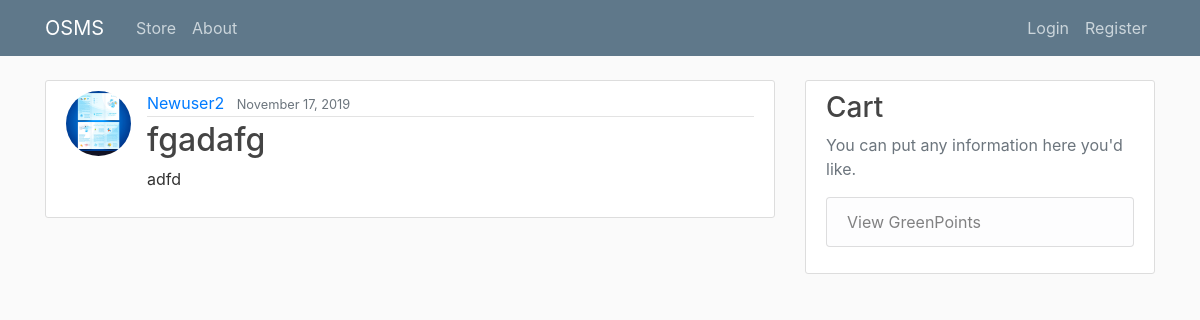
The app's page /blog/post/2/ with its own data.
### blog/models.py (models this page shows, shortened)
class Post(models.Model):
    title=models.CharField(max_length=100)
    content =models.TextField()
    date_posted=models.DateTimeField(default=timezone.now)
    author=models.ForeignKey(User,on_delete=models.CASCADE)

### users/models.py (models this page shows, shortened)
class Profile(models.Model):
    user=models.OneToOneField(User, on_delete=models.CASCADE)
    image=models.ImageField(default='default.jpg', upload_to='profile_pics')   #upload to means where the profile stores
    address = models.TextField(blank = True)

### blog/views.py (the view)
# urls.py: path('post/<int:pk>/', PostDetailView.as_view(), name='post-detail'),
class PostDetailView(DetailView):
    model = Post

### blog/templates/blog/post_detail.html (shortened to what this page needs)
{% extends "blog/base.html" %}
{% block content %}
  <article class="media content-section">
    <img class="rounded-circle article-img" src="{{ object.author.profile.image.url }}">
    <div class="media-body">
      <div class="article-metadata">
        <a class="mr-2" href="#">{{ object.author }}</a>
        <small class="text-muted">{{ object.date_posted|date:"F d, Y" }}</small>
      </div>
      <h2 class="article-title">{{ object.title }}</h2>
      <p class="article-content">{{ object.content }}</p>
    </div>
  </article>
{% endblock content %}

### blog/static/blog/main.css (style rules this page uses)
body { background: #fafafa; color: #333333; margin-top: 5rem; }
h1, h2, h3, h4, h5, h6 { color: #444444; }
.content-section { background: #ffffff; padding: 10px 20px; border: 1px solid #dddddd; border-radius: 3px; margin-bottom: 20px; }
.article-title { color: #444444; }
.article-content { white-space: pre-line; }
.article-img { height: 65px; width: 65px; margin-right: 16px; }
.article-metadata { padding-bottom: 1px; margin-bottom: 4px; border-bottom: 1px solid #e3e3e3 }

### records on screen
Post: author.profile.image (picture), author "Newuser2", date_posted "November 17, 2019", title "fgadafg", content "adfd"
